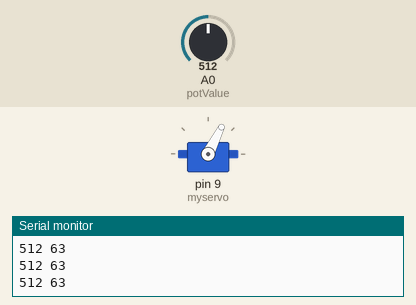
The sketch below on a simulated Arduino Uno, built with avr-gcc and run on an emulated ATmega328P. On the bench: servo, the last lines printed to the serial monitor. Inputs (shaded band) come from the test bench; at power-on: A0 (potValue) = 512.

Above: at 1.2 s.
1.3 s: A0 (potValue) set to 716
At 2.1 s:
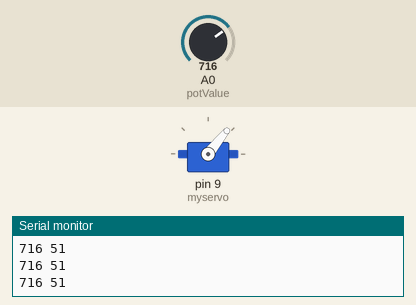
2.8 s: A0 (potValue) set to 1023
At 3.4 s:
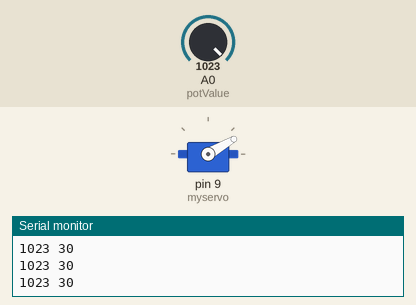
4.3 s: A0 (potValue) set to 122
At 5.5 s:
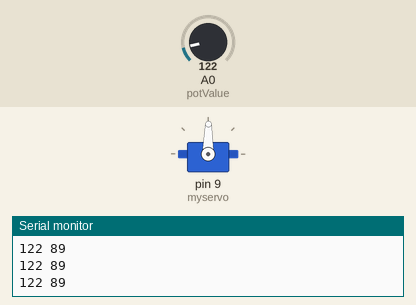
5.8 s: A0 (potValue) set to 511
At 6.7 s:
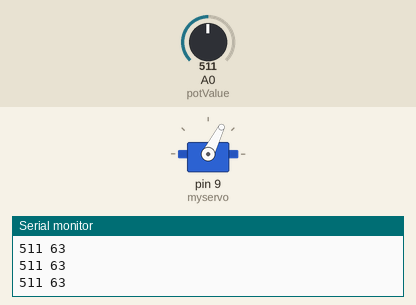
Timing chart, 0 to 8.3 s (numbered marks = the images above; inputs shaded):
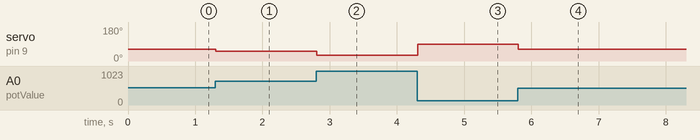

The sketch:

Control_Servo-Motor.ino
```cpp
#include <Servo.h>

Servo myservo;

int potValue = A0;
int val;

void setup() {
  Serial.begin(9600);
  myservo.attach(9);
}

void loop() {
  val = analogRead(potValue);
  Serial.print(val);
  Serial.print(" ");
  val = map(val, 565, 1023, 60, 30);
  myservo.write(val);
  Serial.print(val);
  Serial.println();
  delay(10);
}
```

Measured:
- after the input at 1.3 s, servo on pin 9 (myservo): 63° → 51° at once
- after the input at 2.8 s, servo on pin 9 (myservo): 51° → 30° at once
- after the input at 4.3 s, servo on pin 9 (myservo): 30° → 89° at once
- after the input at 5.8 s, servo on pin 9 (myservo): 89° → 63° at once
